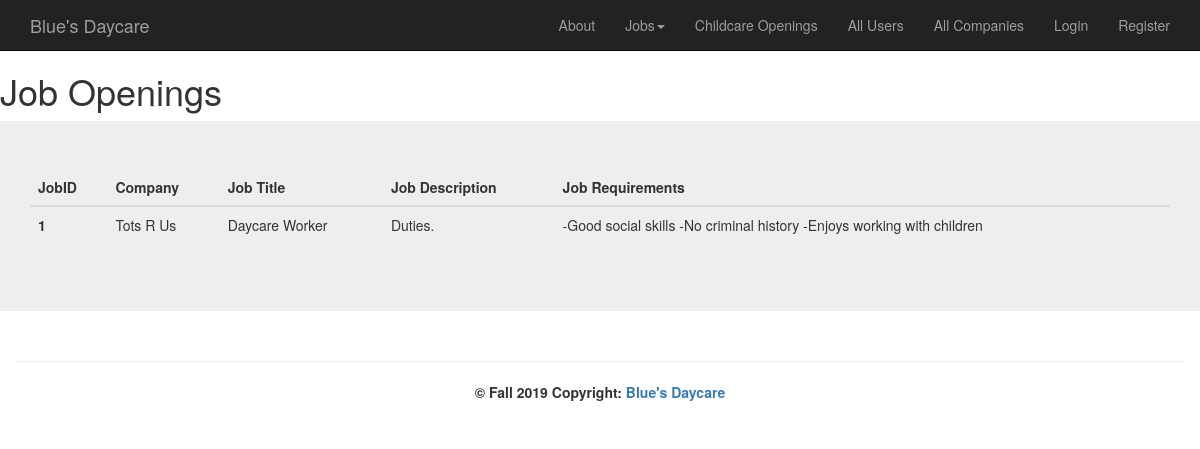
/index.php?action=viewJob&id=1, run on the app's committed database.
### tables this page shows
CREATE TABLE `job` (
  `jobID` int(11) NOT NULL,
  `companyID` int(11) NOT NULL,
  `jobName` varchar(50) DEFAULT NULL,
  `jobDescription` varchar(500) DEFAULT NULL,
  `jobRequirements` varchar(500) DEFAULT NULL,
  `applicationSlots` int(11) DEFAULT NULL
);

CREATE TABLE `company` (
  `companyID` int(11) NOT NULL,
  `companyName` varchar(100) NOT NULL,
  `employeeCount` int(11) NOT NULL DEFAULT '1',
  `childCapacity` int(11) NOT NULL DEFAULT '0',
  `childrenEnrolled` int(11) NOT NULL DEFAULT '0',
  `overallRating` float DEFAULT '0',
  `ownerID` int(11) NOT NULL,
  `companyImage` varchar(50) DEFAULT 'images/default-company.jpg'
);

### models/job_db.php (called while the page is built, shortened)
<?php
class job_db {
    public static function get_job_by_id($id) {
        $db = Database::getDB();
        $query = 'SELECT *
              FROM job JOIN company ON
              job.companyID= company.companyID
              WHERE job.jobID= :id';
        $statement = $db->prepare($query);
        $statement->bindValue(':id', $id);
        $statement->execute();
        $value = $statement->fetch();
        return $value;
    }
}

### views/viewJob.php (the view, shortened to what this page needs)
<!DOCTYPE html>
<html>
    <head>
        <?php include ('css/css.php'); ?>
    </head>
    <body>
        <?php include ('nav.php'); ?>
        <main>
            <h1>Job Openings</h1>
        <div class="jumbotron" >
            <div class="container">
<table class="table table-dark">
  <thead>
    <tr>
      <th scope="col">JobID</th>
      <th scope="col">Company</th>
      <th scope="col">Job Title</th>
      <th scope="col">Job Description</th>
      <th scope="col">Job Requirements</th>
    </tr>
  </thead>
  <tbody>
    <tr>
      <th scope="row"><?php echo $job[0] ; ?></th>
      <td><?php echo $job["companyName"] ; ?></td>
      <td><?php echo $job["jobName"] ; ?></td>
      <td><?php echo $job["jobDescription"] ; ?></td>
      <td><?php echo $job["jobRequirements"] ; ?></td>
    </tr>
  </tbody>
</table>
            </div>
        </div>
            <?php include ('footer.php'); ?>
    </body>
</html>

### data on the page
job: jobID "1", companyID.companyName "Tots R Us", jobName "Daycare Worker", jobDescription "Duties.", jobRequirements "-Good social skills -No criminal history -Enjoys working with children"
